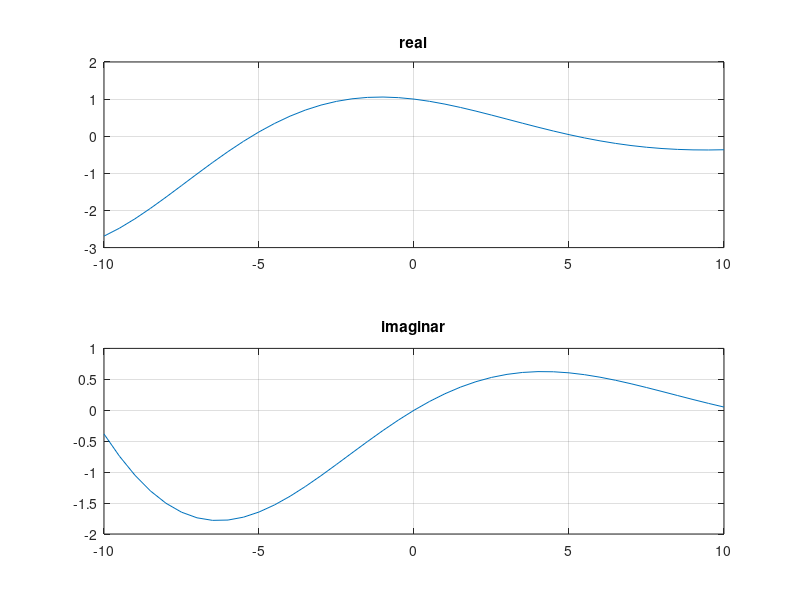

Write the MATLAB code that produced this figure.
c=-(0.1)+i*(0.3);
K=1;
t=-10:0.5:10;
x=K*exp(c*t);
 
subplot(2,1,1);
plot(t,real(x));
title('real');
grid;
 
subplot(2,1,2);
plot(t,imag(x));
title('imaginar');
grid;
